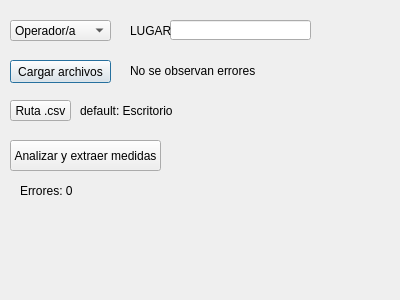
<?xml version="1.0" encoding="UTF-8"?>
<ui version="4.0">
 <class>Dialog</class>
 <widget class="QDialog" name="Dialog">
  <property name="geometry">
   <rect>
    <x>0</x>
    <y>0</y>
    <width>400</width>
    <height>300</height>
   </rect>
  </property>
  <property name="windowTitle">
   <string>Dialog</string>
  </property>
  <widget class="QComboBox" name="comboBox">
   <property name="geometry">
    <rect>
     <x>10</x>
     <y>20</y>
     <width>101</width>
     <height>21</height>
    </rect>
   </property>
   <item>
    <property name="text">
     <string>Operador/a</string>
    </property>
   </item>
   <item>
    <property name="text">
     <string>PT</string>
    </property>
   </item>
   <item>
    <property name="text">
     <string>JA</string>
    </property>
   </item>
   <item>
    <property name="text">
     <string>VR</string>
    </property>
   </item>
   <item>
    <property name="text">
     <string>VL</string>
    </property>
   </item>
   <item>
    <property name="text">
     <string>CL</string>
    </property>
   </item>
  </widget>
  <widget class="QLineEdit" name="lineEdit">
   <property name="geometry">
    <rect>
     <x>170</x>
     <y>20</y>
     <width>141</width>
     <height>20</height>
    </rect>
   </property>
  </widget>
  <widget class="QLabel" name="label">
   <property name="geometry">
    <rect>
     <x>130</x>
     <y>20</y>
     <width>41</width>
     <height>21</height>
    </rect>
   </property>
   <property name="text">
    <string>LUGAR</string>
   </property>
  </widget>
  <widget class="QPushButton" name="pushButton">
   <property name="geometry">
    <rect>
     <x>10</x>
     <y>60</y>
     <width>101</width>
     <height>23</height>
    </rect>
   </property>
   <property name="text">
    <string>Cargar archivos</string>
   </property>
  </widget>
  <widget class="QPushButton" name="pushButton_2">
   <property name="geometry">
    <rect>
     <x>10</x>
     <y>100</y>
     <width>61</width>
     <height>21</height>
    </rect>
   </property>
   <property name="text">
    <string>Ruta .csv</string>
   </property>
  </widget>
  <widget class="QLabel" name="label_2">
   <property name="geometry">
    <rect>
     <x>130</x>
     <y>60</y>
     <width>261</width>
     <height>21</height>
    </rect>
   </property>
   <property name="text">
    <string>No se observan errores</string>
   </property>
  </widget>
  <widget class="QPushButton" name="pushButton_3">
   <property name="geometry">
    <rect>
     <x>10</x>
     <y>140</y>
     <width>151</width>
     <height>31</height>
    </rect>
   </property>
   <property name="text">
    <string>Analizar y extraer medidas</string>
   </property>
  </widget>
  <widget class="QLabel" name="label_3">
   <property name="geometry">
    <rect>
     <x>80</x>
     <y>100</y>
     <width>311</width>
     <height>21</height>
    </rect>
   </property>
   <property name="text">
    <string>default: Escritorio</string>
   </property>
  </widget>
  <widget class="QLabel" name="label_4">
   <property name="geometry">
    <rect>
     <x>20</x>
     <y>180</y>
     <width>371</width>
     <height>21</height>
    </rect>
   </property>
   <property name="text">
    <string>Errores: 0</string>
   </property>
  </widget>
 </widget>
 <resources/>
 <connections/>
</ui>
